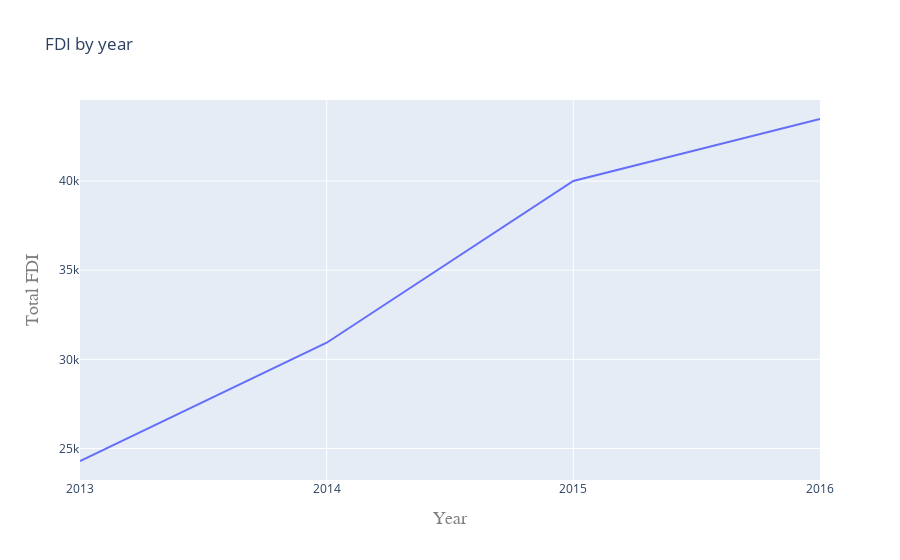

Here is the notebook cell this chart was saved with:
### Code cell
trace = go.Scatter(
    x= annual_fdi.index[-4:],
    y=annual_fdi.values[-4:],
    mode = 'lines',
    name = 'FDI'
)

layout = go.Layout(
    title='FDI by year',
    xaxis=dict(
        title='Year',
        titlefont=dict(
            family='Courier New, monospace',
            size=18,
            color='#7f7f7f'
        )
    ),
    yaxis=dict(
        title='Total FDI',
        titlefont=dict(
            family='Courier New, monospace',
            size=18,
            color='#7f7f7f'
        )
    )
)
data = [trace]
fig = go.Figure(data=data, layout=layout)
iplot(fig)

### Figure 1 — Plotly figure (JSON) as saved in the notebook; plotly's stock layout.template omitted (floating-point values rounded to 4 significant figures)
{"data": [{"mode": "lines", "name": "FDI", "x": ["2013", "2014", "2015", "2016"], "y": [24300.0, 30930.0, 40000.0, 43480.0], "type": "scatter"}], "layout": {"title": {"text": "FDI by year"}, "xaxis": {"title": {"font": {"color": "#7f7f7f", "family": "Courier New, monospace", "size": 18}, "text": "Year"}}, "yaxis": {"title": {"font": {"color": "#7f7f7f", "family": "Courier New, monospace", "size": 18}, "text": "Total FDI"}}}}
